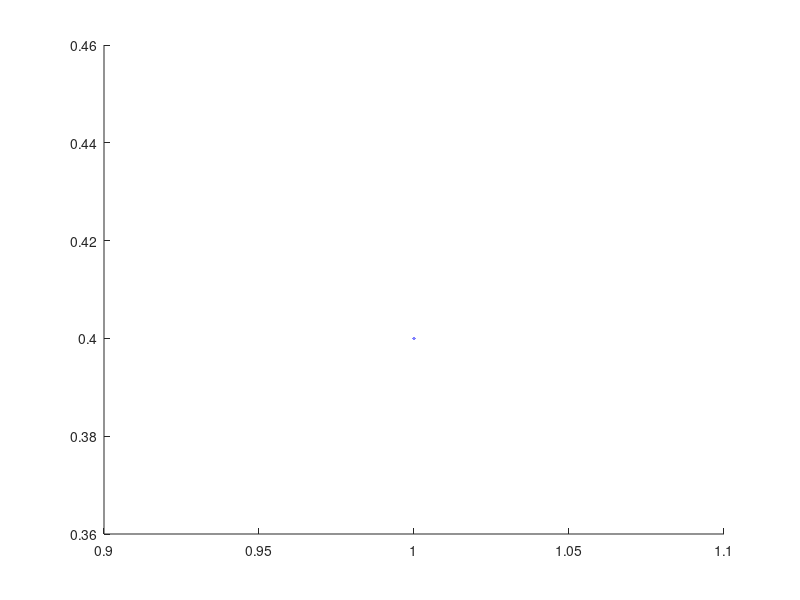

The MATLAB script that drew this image: (Note: this script raises an error after producing the figure.)
i = 9;
design_epsilon = 0.4;

scatter(1,design_epsilon,5,'b','filled','MarkerFaceAlpha',0.5);
hold on;

xtick_values = ones(1,i);

for j = 1:i
    channels = channel_polarization(j,design_epsilon);
    blockLength = 2^j * ones(1,2^j);
    xtick_values(1,j) = 2^j;
    scatter(blockLength,channels,5,'b','filled');
    hold on;
end

xlim([0,2^i]);
ylim([0,1]);
ylabel('Erasure probablity');
xlabel('Block-length');
xticks(xtick_values(4:end));

xtickangle(90);
hold off;